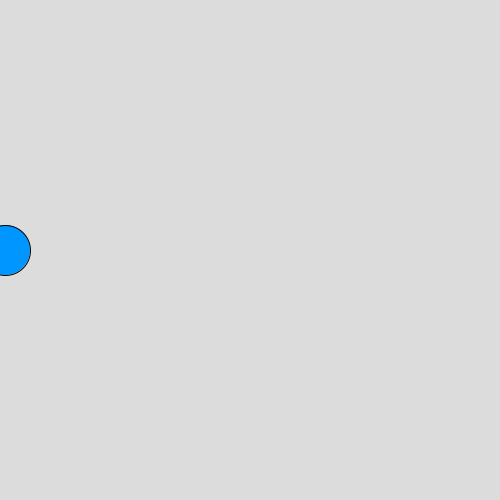
Frame 1 (no input)
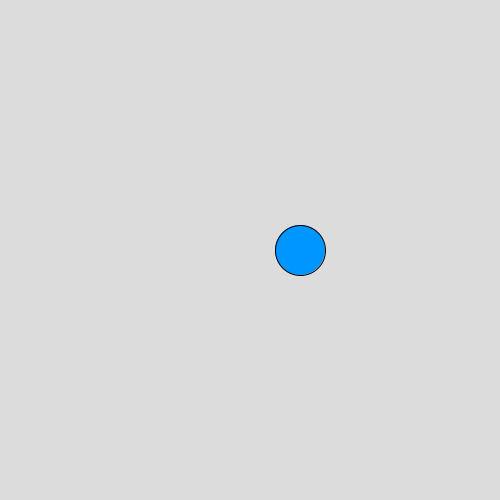
Frame 60 (the mouse pressed at the canvas centre just before this capture)
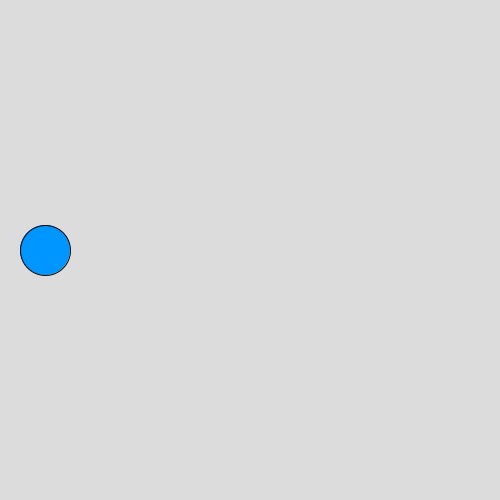
Frame 120 (the mouse held since frame 60 and released just before this capture)

The Processing sketch that drew these frames (run headless with seeded random() and noise(); from frame 60 on, the mouse is pressed at the canvas centre):

// Processing sketch: sketch_2
// ── sketch_2.pde
int x = 0;
int diameter = 50;

void setup() {
  size(500, 500);
}

void draw() {
  background(220);

  x += 5;

  if (x - diameter / 2 > width) {
    x = -diameter / 2;
  }

  fill(0, 150, 255);
  ellipse(x, height / 2, diameter, diameter);
}
